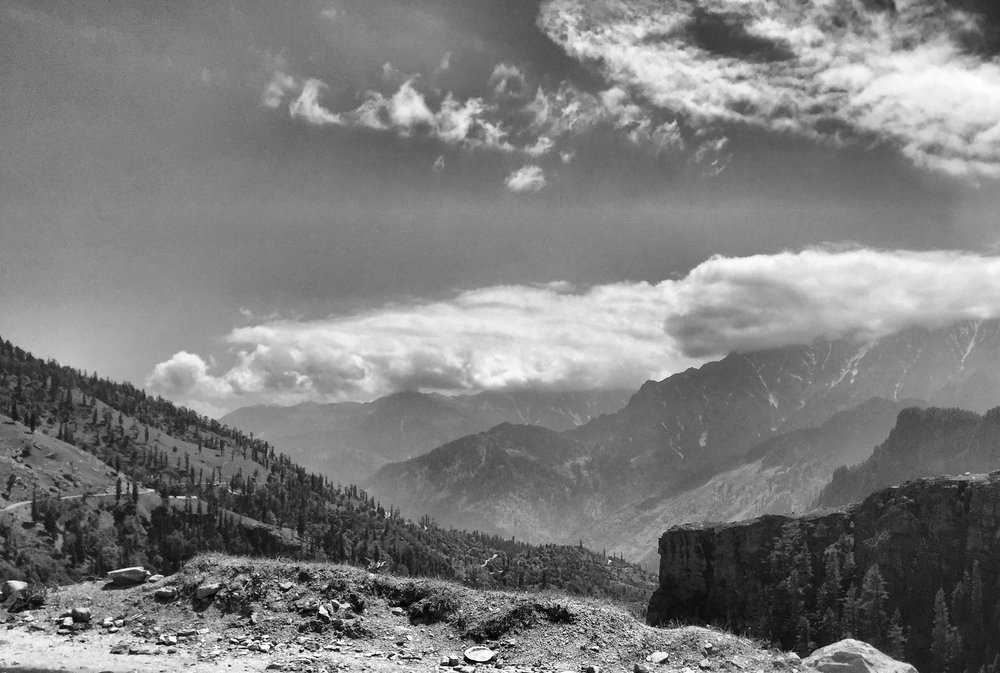
#> input picture img_1.png, 1000 x 673 px, shrunk from 2700 x 1818 before the run, found by its file name
$ python assignment1.py
#> lines starting #> are read from the running program, lines starting #| are printed output that depends on the picture
# -*- coding: utf-8 -*-
"""
Created on Sat Mar 12 21:55:47 2022

@author: hp
"""

import numpy as np
import cv2 as cv
from matplotlib import pyplot as plt
import skimage.color
import skimage.io

img = cv.imread('Desktop\Image_processor_assignment\img_1.PNG',0)
#> img is the input picture: shape (673, 1000); min 0, max 255, mean 125.6

# display the image
fig, ax = plt.subplots()
plt.imshow(img)
plt.show()

hist,bins = np.histogram(img.flatten(),256,[0,256])
#> hist = 256 values, max 12269 at index 128, min 21 at index 2, mean 2628.9; bins = 257 values from 0 to 256
cdf = hist.cumsum()
#> cdf = 256 values from 91 to 673000
cdf_normalized = cdf * float(hist.max()) / cdf.max()
#> cdf_normalized = 256 values from 1.66 to 12269
plt.plot(cdf_normalized, color = 'b')
plt.hist(img.flatten(),256,[0,256], color = 'r')
plt.xlim([0,256])
plt.legend(('cdf','histogram'), loc = 'upper left')

cdf_m = np.ma.masked_equal(cdf,0)
cdf_m = (cdf_m - cdf_m.min())*255/(cdf_m.max()-cdf_m.min())
cdf = np.ma.filled(cdf_m,0).astype('uint8')
#> cdf = 256 values from 0 to 255

img2 = cdf[img]
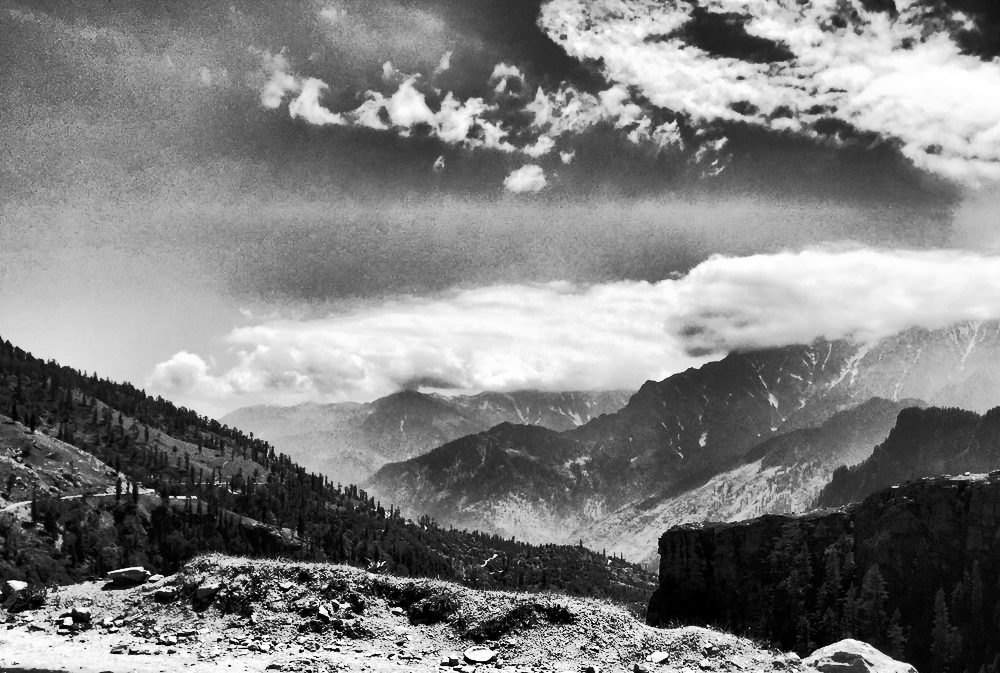
#> img2: shape (673, 1000); min 0, max 255, mean 127.9

img = cv.imread('Desktop\Image_processor_assignment\img_1.PNG',0)
equ = cv.equalizeHist(img)
res = np.hstack((img,equ)) #stacking images side-by-side
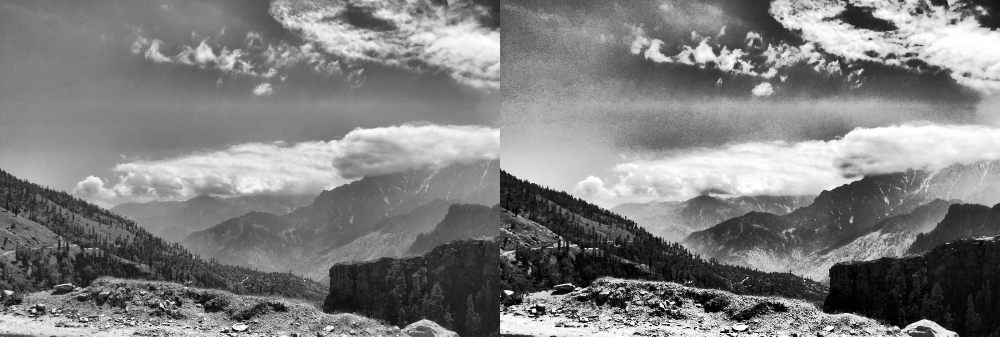
#> res: shape (673, 2000) (shown at 1/2 size); min 0, max 255, mean 127
cv.imwrite('res.png',res)

# create a CLAHE object (Arguments are optional).
clahe = cv.createCLAHE(clipLimit=2.0, tileGridSize=(8,8))
cl1 = clahe.apply(img)
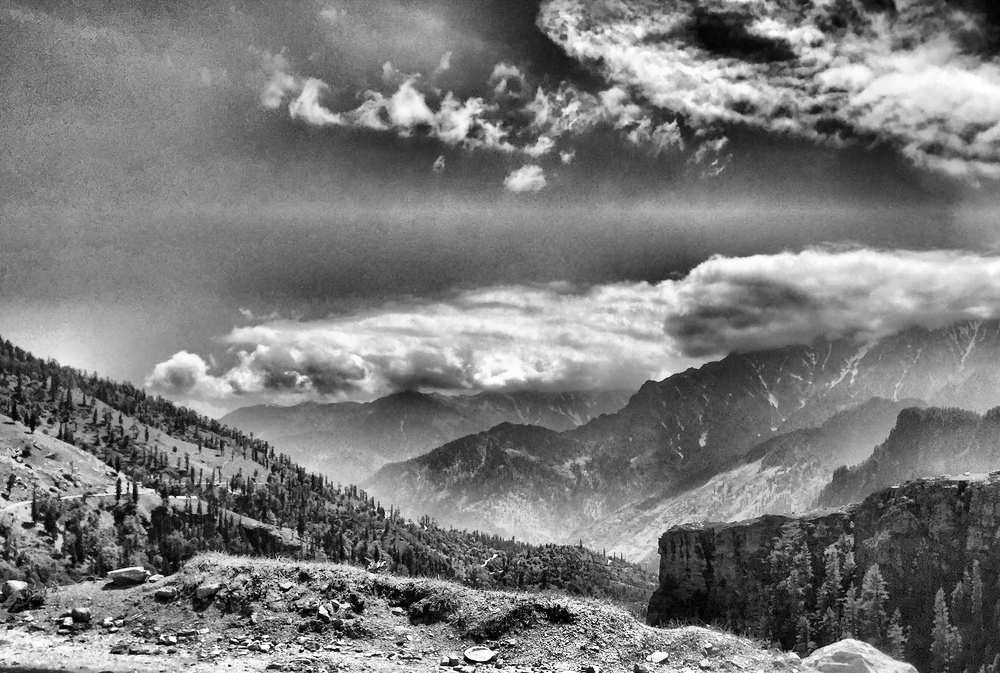
#> cl1: shape (673, 1000); min 0, max 255, mean 122.5
cv.imwrite('Desktop\Image_processor_assignment\img_1.PNG',cl1)

# read the image  as grayscale from the outset
image = skimage.io.imread(fname='Desktop\Image_processor_assignment\img_1.PNG', as_gray=True)

#display the image
fig, ax = plt.subplots()
plt.imshow(image, cmap='gray')
plt.show()
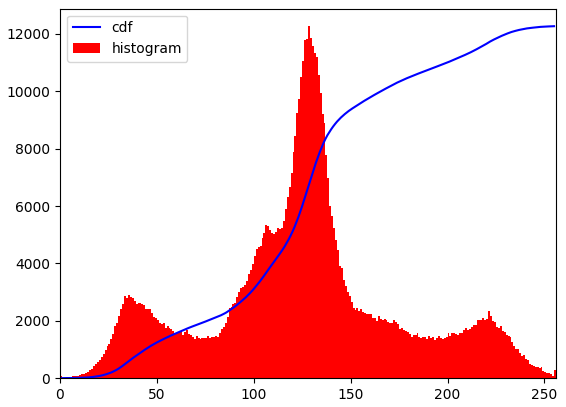
#> figure drawn by matplotlib, 1 panel; tallest bar 12269 high, from x = 128 to 129; curve peaks at x = 255, y = 12269
